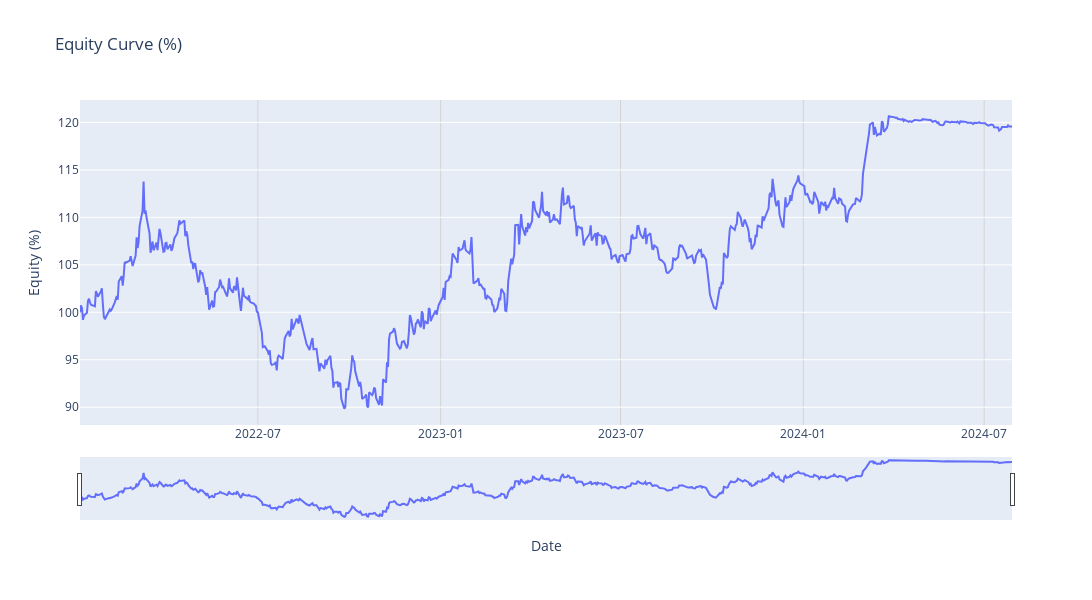

Notebook code for this chart:
### Code cell
initial_investment = gold['Price'][0]
# Calculate the equity curve based on cumulative strategy returns
equity_curve = gold['Price'] * (1 + gold['Strategy Returns'].cumsum().fillna(0)) / initial_investment * 100

# Create the Plotly figure
fig = go.Figure()

# Add the Equity Curve line to the figure
fig.add_trace(go.Scatter(x=gold.index, y=equity_curve, mode='lines', name='Equity Curve (%)'))

# Update layout for titles and labels
fig.update_layout(
    title='Equity Curve (%)',  # Title of the plot
    xaxis_title='Date',  # X-axis label
    yaxis_title='Equity (%)',  # Y-axis label
    legend_title='Legend',  # Legend title
    autosize=False,  # Disable autosizing
    width=1100,  # Set figure width
    height=600,  # Set figure height
    xaxis=dict(
        showgrid=True,  # Show grid lines on the x-axis
        gridcolor='lightgrey',  # Set grid color
        tickformat='%Y-%m',  # Format dates to show year and month
        rangeslider=dict(visible=True))  # Add a range slider for zooming
)

# Show the plot
fig.show()

### Figure 1 — Plotly figure (JSON) as saved in the notebook; plotly's stock layout.template omitted (floating-point values rounded to 4 significant figures; data arrays with more than 128 entries replaced by an {"elided": "..."} marker saying what was removed)
{"data": [{"mode": "lines", "name": "Equity Curve (%)", "type": "scatter", "x": {"elided": "645 str values"}, "y": {"elided": "645 float values"}}], "layout": {"autosize": false, "height": 600, "legend": {"title": {"text": "Legend"}}, "title": {"text": "Equity Curve (%)"}, "width": 1100, "xaxis": {"gridcolor": "lightgrey", "rangeslider": {"visible": true}, "showgrid": true, "tickformat": "%Y-%m", "title": {"text": "Date"}}, "yaxis": {"title": {"text": "Equity (%)"}}}}
